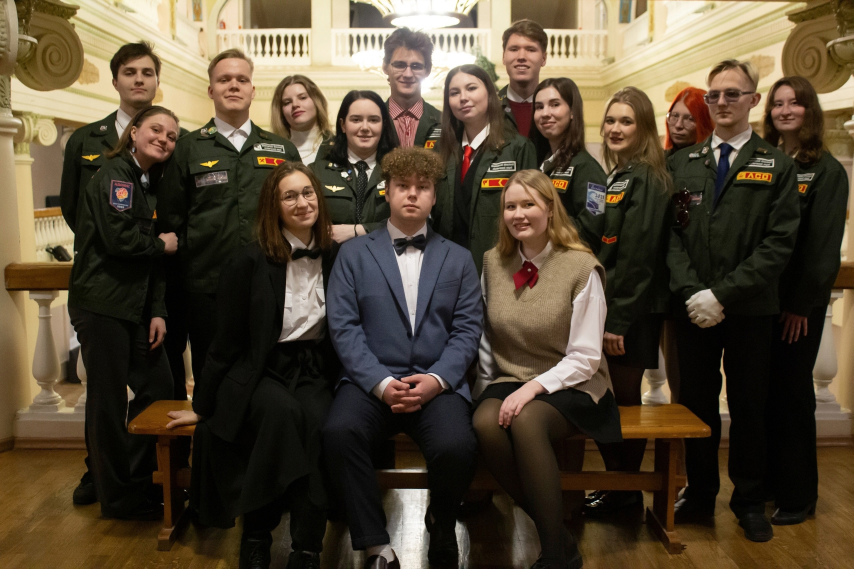
#> input picture original.jpg, 2560 x 1707 px (shown at 1/3 size)
$ python main.py
#> lines starting #> are read from the running program, lines starting #| are printed output that depends on the picture
import os
from PIL import Image
import math


class PfP:
    def __init__(self, main_img, size):

#> called with main_img = 'original.jpg', size = 10
        self.main_img = Image.open(main_img)
#> self.main_img is the input picture: PIL image 2560x1707 RGB; mean R, G, B 84.6, 72, 53.8
        self.width, self.height = self.main_img.size
#> self.width = 2560; self.height = 1707

        self.size = size
        self.main_img = self.main_img.resize(self.pic_up_size())

        self.perm_width, self.perm_height = size, size
        # print(self.perm_width, self.perm_height)

        self.adr = r".\pct"
        self.names = os.listdir(self.adr)

        self.photos = []
        self.pruning()
        self.colors = self.colorization(self.photos)

        self.components = []
        self.compilation()
        self.components_colors = self.colorization(self.components)


        self.result_img = Image.new('RGB', self.pic_up_size())


    def pic_up_size(self):
        h = 0
        w = 0
        while h < self.height:
            h += self.size
#> after the loop, h = 1710
        h -= self.size
#> h = 1700
        while w < self.width:
            w += self.size
#> after the loop, w = 2560
        w -= self.size
#> w = 2550
        return w, h

    def pruning(self):
        for i in self.names:
            self.photos.append(Image.open(os.path.join(self.adr, i)).resize((self.size, self.size)))
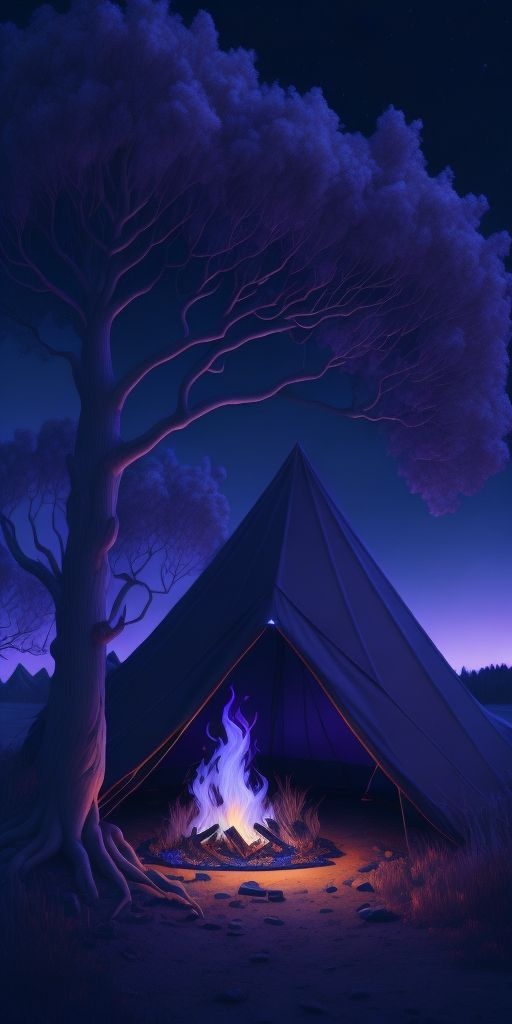
#> input picture pct/14f9efda4da7005f70613ea7c04c6642.jpg, 512 x 1024 px, found by its file name
        # print(self.photos)

    def colorization(self, par):
        res = []
        for i in par:
            res.append(i.resize((1, 1)).getpixel((0, 0)))
#> this loop made 1 pass
#> after the loop, res = [(29, 31, 82)]
        return res

    def compilation(self):
        for y in range(0, self.height-self.perm_height, self.perm_height):
            for x in range(0, self.width-self.perm_height, self.perm_width):
                self.components.append(self.main_img.crop((x, y, x + self.perm_width, y + self.perm_width)), )
#> after the loop, self.components = 43350 items
#> in __init__, `self.result_img = Image.new('RGB', self.pic_up_size())`: self.result_img: PIL image 2550x1700 RGB; every value is 0

    def make_picter(self):

        step_x = 0
        step_y = 0
        for um in self.components_colors:
            appr_img = self.photos[0]
            temp = 765.0
            for i, img in zip(self.colors, self.photos):
                res = ((um[0] - i[0]) ** 2 + (um[1] - i[1]) ** 2 + (um[2] - i[2]) ** 2) ** (1 / 2)
                if res < temp:
                    appr_img = img
                    temp = res

            for y in range(self.size):
                for x in range(self.size):
                    try:
                        self.result_img.putpixel((x + step_x * self.size, y + step_y * self.size),
                                                 appr_img.getpixel((x, y)))
                    except:
                        pass
                        # print('пытается поставить пиксель на', (x + step_x * self.size, y + step_y* self.size))
                        # print(self.result_img.size)
                        # print('ДА КАКОГО ХУЯ РАЗМЕР ГОТОВОГО ИЗОБРАЖЕНИЯ ИЗМЕНЯЕТСЯ Я НЕ ПОНИМААААЮЮЮЮЮЮЮЮЮЮЮЮЮЮЮЮЮЮЮЮЮЮЮ, ТАК ЖЕ НЕ РАБОТАЕТ ПУТПИКСЕЛЬААААААААААААААААААААААААА')
            step_x += 1
            if step_x == self.result_img.width // self.size:
                #print(self.result_img.width)
                #print(step_x)
                step_x = 0
                step_y += 1
#> this loop made 43350 passes
#> um on passes 1 to 6: (133, 114, 76), (128, 113, 76), (173, 158, 124), (176, 163, 129), (78, 70, 43), (43, 33, 5)
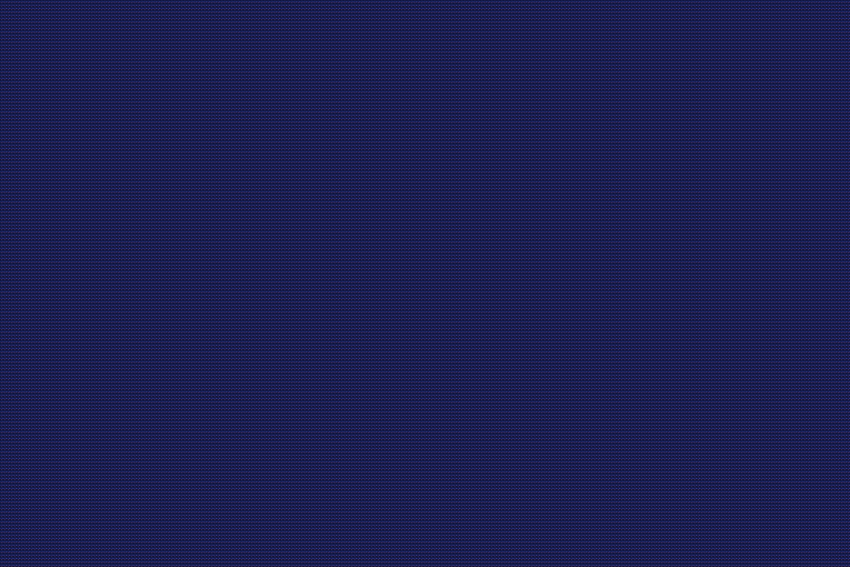
#> self.result_img: PIL image 2550x1700 RGB (shown at 1/3 size); mean R, G, B 27.8, 30.6, 80.5
#> after the loop, step_x = 0; step_y = 170
    def save_result(self):
        self.result_img.save('result.jpg')
        self.result_img.show()


if __name__ == '__main__':
    p = PfP("original.jpg", 10)

    p.make_picter()
    p.save_result()
